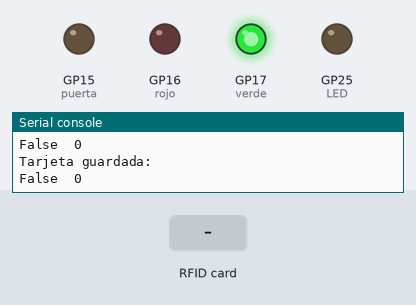
Bench run of a program on a simulated Raspberry Pi Pico running MicroPython. Parts: output pins drawn as LEDs (lit = HIGH), the last lines printed to the serial console. Dashed ring = blinking. The test bench sets the inputs (shaded band). Files the program writes start out absent; files that are not in the repository are absent; the clock reads 2024-03-15 10:24:30 at power-on unless the program sets it.

Above: at 1.2 s.
1.3 s: RFID card 72 58 61 51 held to the reader
At 2.7 s:
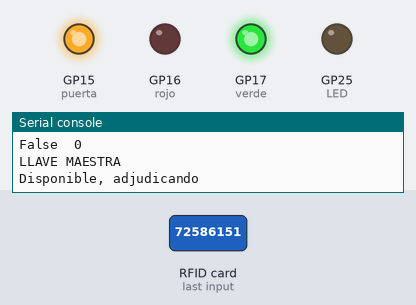
4.3 s: RFID card 5E 7A 19 C4 held to the reader
At 4.73 s:
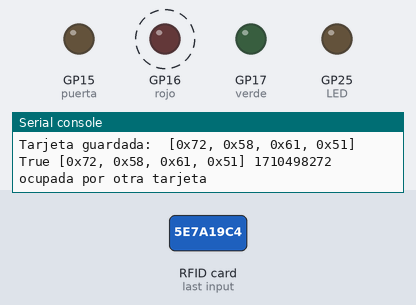
At 6.6 s:
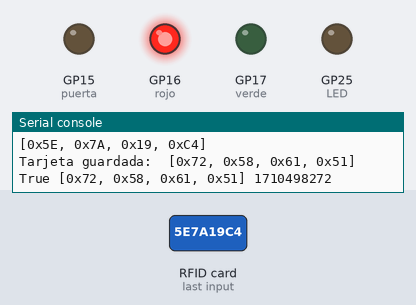
Timing chart, 0 to 8.1 s (numbered marks = the images above; inputs shaded):
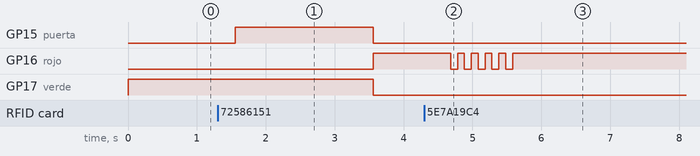

The program:

main.py
```python
from mfrc522 import MFRC522
import _thread
import utime
import json
import machine
LED = machine.Pin(25,machine.Pin.OUT)
rojo = machine.Pin(16,machine.Pin.OUT)
verde = machine.Pin(17,machine.Pin.OUT)
puerta = machine.Pin(15,machine.Pin.OUT)

#####	PARÁMETROS	#####

reader = MFRC522(spi_id=0,sck=2,miso=4,mosi=3,cs=1,rst=0)
global limite
limite=10
tiempo_puerta=1
tiempo_entre_comprobaciones=1
tarjeta_maestra="[0x72, 0x58, 0x61, 0x51]"

#####	FUNCIONES	#####
def encender(elemento):
    elemento.value(1)
def apagar(elemento):
    elemento.value(0)

def parpadeo(elemento):

    for i in range(5):
        elemento.value(1)
        utime.sleep_ms(100)
        elemento.value(0)
        utime.sleep_ms(100)

def liberar_taquilla():
    data={'ocupada': False,
              'tarjeta' :"",
                   "fecha_inicio":0}
    g=open("archivo", "w")
    g.write(json.dumps(data))
    g.close()
    apagar(rojo)
    encender(verde)
    encender(puerta)
    utime.sleep(tiempo_puerta)
    apagar(puerta)
def ocupar_taquilla(tarjeta_leida):
    data={'ocupada': True,
              'tarjeta' :tarjeta_leida,
                   "fecha_inicio":utime.time()}
    g=open("archivo", "w")
    g.write(json.dumps(data))
    g.close()
    encender(puerta)
    utime.sleep(tiempo_puerta)
    apagar(puerta)
    apagar(verde)
    encender(rojo)


def comprobar_tiempo_uso():
    global limite
    while True:
        g=open("archivo", "r")
        data=json.load(g)
        g.close()
        ocupada=data['ocupada']
        tarjeta_guardada=data['tarjeta']
        fecha_inicio=data['fecha_inicio']
        ahora=utime.time()
        if ahora-fecha_inicio>limite and fecha_inicio!=0:
            print("tiempo excedido")
            data={'ocupada': False,
              'tarjeta' :"",
                   "fecha_inicio":0}
            g=open("archivo", "w")
            g.write(json.dumps(data))
            g.close()
            for i in range(5):
                encender(verde)
                utime.sleep(0.1)
                apagar(verde)
                utime.sleep(0.1)
                encender(puerta)
                utime.sleep(0.1)
                apagar(puerta)
                encender(verde)

        utime.sleep(tiempo_entre_comprobaciones)


#####	INICIA UN PARPADEO PARA PODER IDENTIFICAR QUE EL PROGRAMA ESTÁ EN MARCHA	#####
#_thread.start_new_thread(parpadeo, ())

##### COMPRUEBA SI EXISTE EL ARCHIVO DE PERSISTENCIA	#####
try:
    g=open("archivo", "r")
    data=json.load(g)

    g.close()
#####	SI EL ARCHIVO NO EXISTE, LO CREA Y LO PUEBLA	#####
except:
    f=open("archivo", "w")
    diccionario= {'ocupada': False,
              'tarjeta' :"",
                   "fecha_inicio":0}
    f.write(json.dumps(diccionario))
    f.close()
#####	ABRE LA PERSISTENCIA Y CARGA LOS VALORES DE LAS VARIABLES	#####
# g=open("archivo", "r")
# data=json.load(g)
# ocupada=data['ocupada']
# tarjeta_guardada=data['tarjeta']
# fecha_inicio=data['fecha_inicio']
# print(ocupada, tarjeta_guardada, fecha_inicio)
#
# g.close()

#####	INICIA LOOP QUE COMPRUEBA QUE NO SE HAYA EXCEDIDO EL TIEMPO DE USO	#####
#_thread.start_new_thread(comprobar_tiempo_uso, ())


#####	INICIA EL LOOP DE LECTURA Y COMPROBACIÓN DE TARJETAS	#####
g=open("archivo", "r")
data=json.load(g)
ocupada=data['ocupada']
tarjeta_guardada=data['tarjeta']

if tarjeta_guardada=="":
    encender(verde)
    apagar(rojo)
else:
    encender(rojo)
    apagar(verde)
g.close()
print("Acerque su tarjeta\n")

while True:
    g=open("archivo", "r")
    data=json.load(g)
    ocupada=data['ocupada']
    tarjeta_guardada=data['tarjeta']

    print("Tarjeta guardada: ", tarjeta_guardada)

    fecha_inicio=data['fecha_inicio']
    print(ocupada, tarjeta_guardada, fecha_inicio)
    g.close()
    reader.init()

    (stat, tag_type) = reader.request(reader.REQIDL)
    if stat == reader.OK:
        (stat, uid) = reader.SelectTagSN()
        #print(type(uid))
        tarjeta_leida=reader.tohexstring(uid)
        #print(type(tarjeta_leida))


#####	ABRO CON LA LLAVE MAESTRA	#####
        if tarjeta_leida == tarjeta_maestra:
            print("LLAVE MAESTRA")
            liberar_taquilla()
#####	ABRO CON LA MISMA TARJETA	#####
        if tarjeta_leida == tarjeta_guardada:
            print("coincide")
            liberar_taquilla()

#####	TAQUILLA DISPONIBLE	#####
        elif tarjeta_guardada=="":
            print("Disponible, adjudicando")
            ocupar_taquilla(tarjeta_leida)

#####	INTENTO ABRIR LA TAQUILLA OCUPADA CON OTRA TARJETA	#####
        else:
            print("ocupada por otra tarjeta")
            parpadeo(rojo)
            encender(rojo)
        if stat == reader.OK:
            print("The card details are as follows")
            card = reader.tohexstring(uid)
            #print(tarjeta_leida)

            print(card)


    else:
        tarjeta_guardada=[0]
    utime.sleep_ms(500)
# while True:

#     g=open("archivo", "r")
#     data=json.load(g)
#     ocupada=data['ocupada']
#     tarjeta_guardada=data['tarjeta']
#     fecha_inicio=data['fecha_inicio']
#     print(ocupada, tarjeta_guardada, fecha_inicio)
#
#     g.close()
#
#     data={'ocupada': False,
#               'tarjeta' :"",
#                    "fecha_inicio":utime.time()}
#     print(ocupada, tarjeta_guardada, fecha_inicio)
#     g=open("archivo", "w")
#     g.write(json.dumps(data))
#     g.close()
#     utime.sleep(30)
```

Measured:
- after the input at 1.3 s, GP15 (puerta): LOW → HIGH after 0.26 s, → LOW 2.0 s later; GP16 (rojo): LOW → HIGH after 2.3 s; GP17 (verde): HIGH → LOW after 2.3 s
- after the input at 4.3 s, GP16 (rojo): alternates HIGH for 0.10 s and LOW for 0.10 s, 10 changes in all, then stays HIGH, starting after 0.38 s
